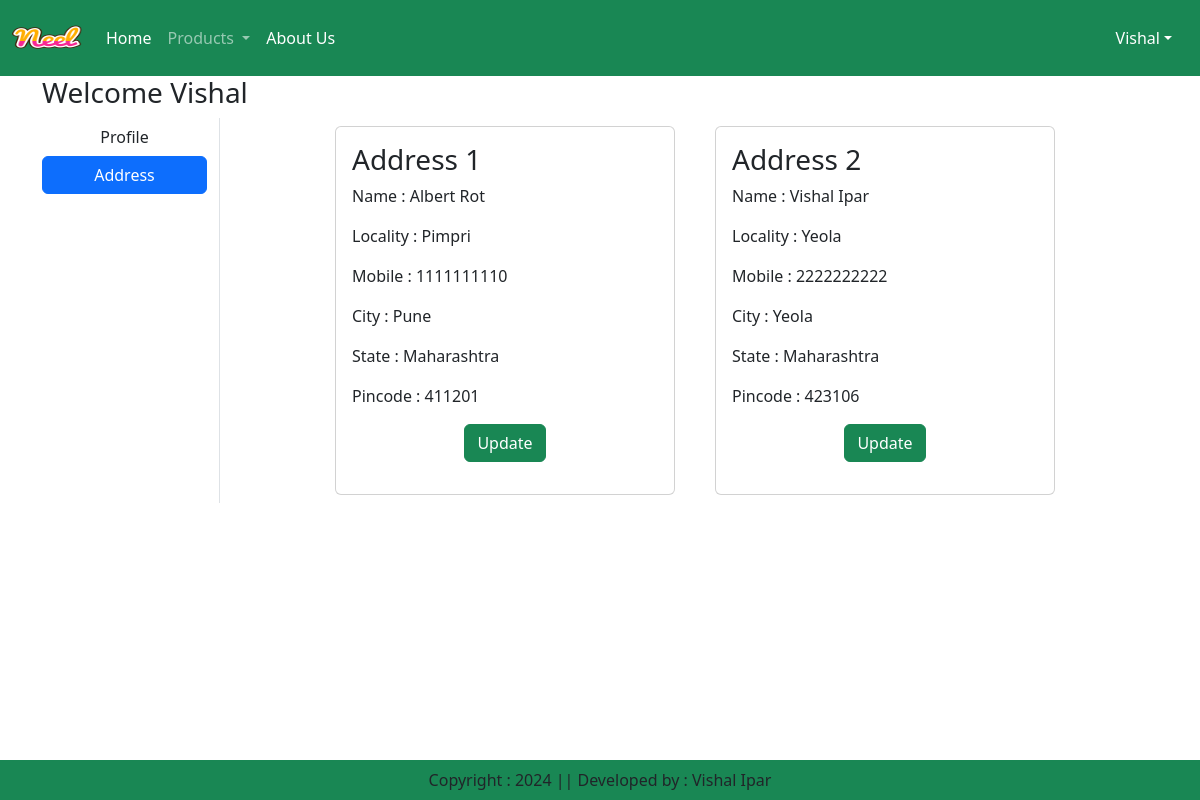
The page /address/ (signed in) on the database its author committed.
### app/models.py (models this page shows, shortened)
class Customer(models.Model):
    user = models.ForeignKey(User, on_delete=models.CASCADE)
    name = models.CharField(max_length=200)
    locality = models.CharField(max_length=200)
    city = models.CharField(max_length=50)
    mobile = models.IntegerField(default=0)
    zipcode = models.IntegerField()
    state = models.CharField(choices=STATE_CHOICES, max_length=100)

### app/views.py (the view)
# urls.py: path('address/', views.address, name='address'),
def address(request):
    add = Customer.objects.filter(user=request.user)
    return render(request,"app/address.html", locals())

### app/templates/app/address.html (shortened to what this page needs)
{% extends "app/base.html" %}
{% load static %}
{% block main-content %}
<div class="container">
    <div class="row">
        <h3>Welcome <span class="text-capitalize">{{request.user}}</span></h3>
    <div class="col-sm-2 border-end">
        <ul class="list-unstyled">
            <li class="d-grid"><a href="{% url 'profile' %}" class='btn'>Profile</a></li>
            <li class="d-grid"><a href="{% url 'address' %}" class='btn btn-primary'>Address</a></li>
        </ul>
    </div>
    <div class="col-sm-8 offset-sm-1">
        <div class="row">
            {% for ad in add %}
                <div class="col-sm-6">
                    <div class="card m-2">
                        <div class="card-body">
                            <h3>Address {{forloop.counter}}</h3>
                            <p>Name : {{ad.name}}</p>
                            <p>Locality : {{ad.locality}}</p>
                            <p>Mobile : {{ad.mobile}}</p>
                            <p>City : {{ad.city}}</p>
                            <p>State : {{ad.state}}</p>
                            <p>Pincode : {{ad.zipcode}}</p>
                            <p class="text-center"><a href="{% url 'updateAddress' pk=ad.id %}" type='button' class='btn btn-success'>Update</a></p>
                        </div>
                    </div>
                </div>
            {% endfor %}
        </div>
    </div>
{% endblock %}

### rows shown on the page
Customer: name "Albert Rot", locality "Pimpri", mobile "1111111110", city "Pune", state "Maharashtra", zipcode "411201"
Customer: name "Vishal Ipar", locality "Yeola", mobile "2222222222", city "Yeola", state "Maharashtra", zipcode "423106"

### other values the page prints
{{ request.user }} "Vishal"
